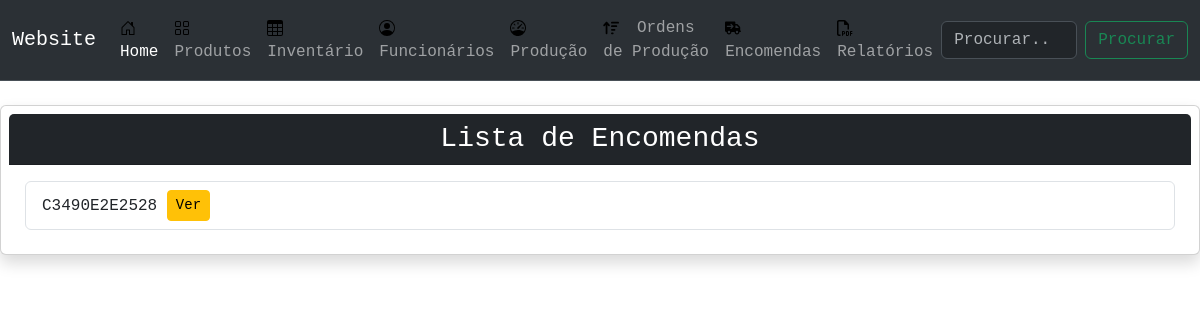
/orders/list/, run on an earlier commit of the app's database.
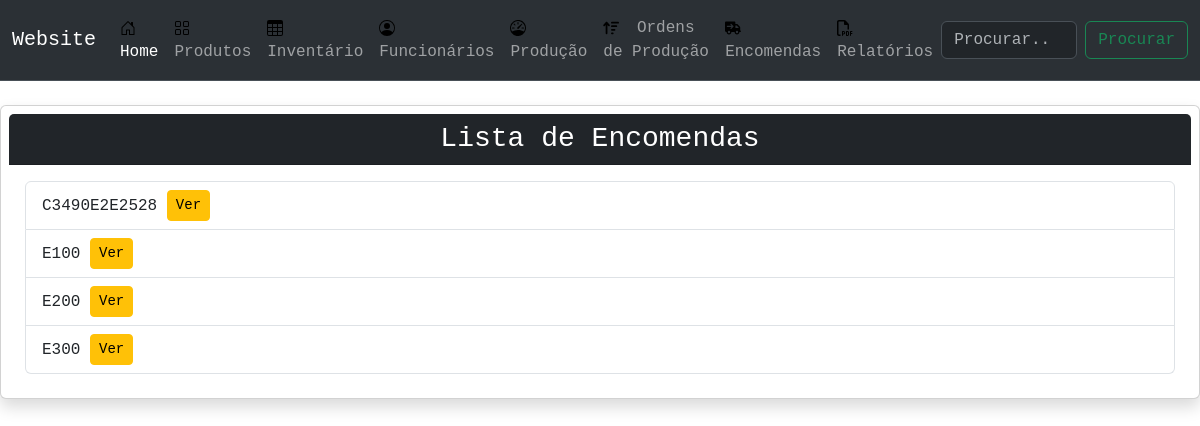
And on a later commit of the database.
### orders/models.py (models this page shows, shortened)
class Order(models.Model):
    transaction_id = models.CharField(max_length=12, blank=True)
    positions = models.ManyToManyField(Position)
    total_price = models.FloatField(blank=True, null=True)
    client = models.ForeignKey(Client, on_delete=models.CASCADE)
    salesman = models.ForeignKey(Profile, on_delete=models.CASCADE)
    created = models.DateTimeField(blank=True)
    updated = models.DateTimeField(auto_now=True)
    def get_absolute_url(self):
        return reverse('orders:detail', kwargs={'pk':self.pk})

### orders/views.py (the view)
# urls.py: path('list/', OrderListView.as_view(), name='list'),
class OrderListView(ListView):
    model = Order
    template_name = 'orders/list.html'

### orders/templates/orders/list.html
{% extends 'main.html' %}
{% block content %}
<div class="card shadow my-2 p-2">
    <h3 class="card-header bg-dark text-white text-center">
        Lista de Encomendas
    </h3>
    <div class="card-body">
        <ul class="list-group">
            {% for obj in object_list %}
            <li class="list-group-item">
                {{obj.transaction_id}}
                <a href="{{obj.get_absolute_url}}" class="btn btn-warning btn-sm">Ver</a>
            </li>
            {% endfor %}
        </ul>
    </div>
</div>
{% endblock content %}

What changed in the data, as far as the page shows it:
added Order: transaction_id "E100"
added Order: transaction_id "E200"
added Order: transaction_id "E300"
